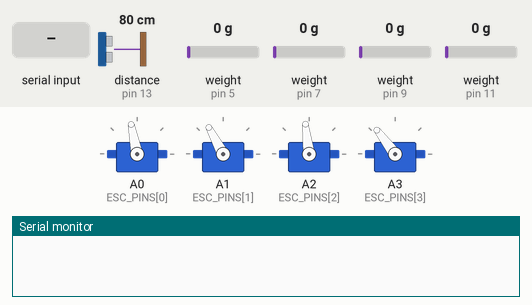
A sketch run on a simulated Arduino Uno, built with avr-gcc and run on an emulated ATmega328P. Parts: 4 × servo, the last lines printed to the serial monitor. Wiring (inferred from the names in the program): ultrasonic range finder: trigger pin 12; echo pin 13. The test bench sets the inputs (shaded band); at power-on: distance to the obstacle (sensor on pin 13) 80 cm, weight on the scale (sensors on pin 5, pin 7, pin 9, pin 11) 0 g. The echo pulse lasts 58.3 µs per cm.

Above: at 5.2 s.
5.3 s: "90 45\n" received over Serial
At 7.5 s:
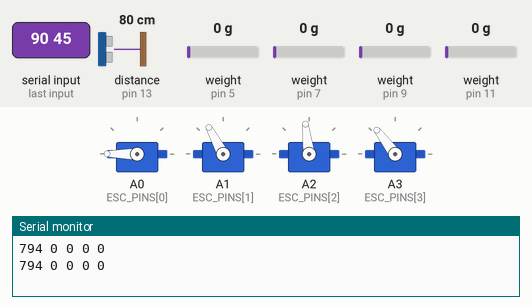
9.3 s: "30 150\n" received over Serial
At 11.5 s:
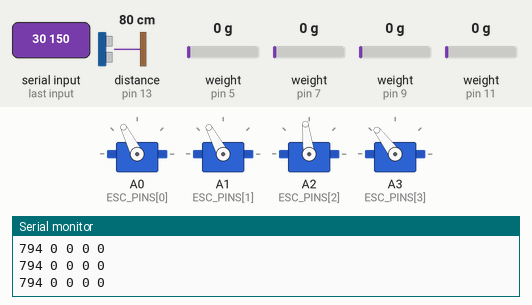
Timing chart, 0 to 13.5 s (numbered marks = the images above; inputs shaded):
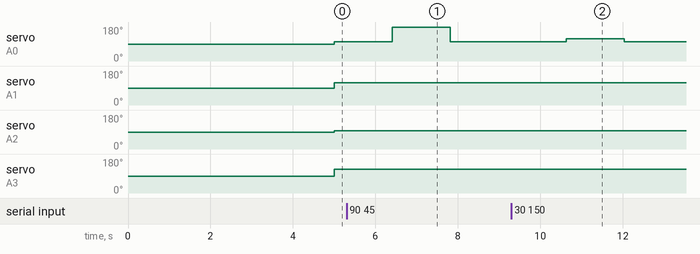

Measured:
- after the input at 5.3 s, servo on A0 (ESC_PINS[0]): 101° → 180° after 1.1 s, → 101° 1.4 s later
- after the input at 9.3 s, servo on A0 (ESC_PINS[0]): 101° → 117° after 1.3 s, → 101° 1.4 s later

The sketch:

arduino.ino
```cpp
#include <HX711.h>
#include <Servo.h> // for controlling the propeller speed.

// Distance sensor pins.
const int DIST_TRIG_PIN = 12;
const int DIST_ECHO_PIN = 13;

// Electric speed controller pins.
const int ESC_PINS[] = {A0, A1, A2, A3};
const int MOTOR_THRESHOLDS[] = {70, 94, 64, 107};

// Load cell pins.
const int LOAD_SCK_PINS[] = {10, 8, 6, 4};
const int LOAD_DT_PINS[] = {11, 9, 7, 5};

// Constants for each load cell. Code is 0-indexed, the writing on the load cells is 1-indexed.
const int LOAD_SCALES[] = {-399, -399, -403, -407};

// Initializing load cells.
HX711 loadCells[] = {
  HX711(LOAD_DT_PINS[0], LOAD_SCK_PINS[0]),
  HX711(LOAD_DT_PINS[1], LOAD_SCK_PINS[1]),
  HX711(LOAD_DT_PINS[2], LOAD_SCK_PINS[2]),
  HX711(LOAD_DT_PINS[3], LOAD_SCK_PINS[3])
};

Servo motors[] = {
  Servo(),
  Servo(),
  Servo(),
  Servo()
};


void setup() {
  Serial.begin(9600);

  // Load cells set pinModes in their constructor.
  pinMode(DIST_TRIG_PIN, OUTPUT);
  pinMode(DIST_ECHO_PIN, INPUT);

  for(int i=0; i<4; i++){
    pinMode(ESC_PINS[i], OUTPUT);
    motors[i].attach(ESC_PINS[i]);
  }

  for(int i=0; i<4; i++){
    loadCells[i].tare();
    loadCells[i].set_scale(LOAD_SCALES[i]);
  }

  digitalWrite(DIST_TRIG_PIN, LOW);
}

void loop() {
  String in = Serial.readString();
  int speeds[] = {20, 20, 20, 20};
  int speedIndex = 0;
  String s = "";
  for(int i=0; i<in.length(); i++){
    if(in[i] == ' '){
      speeds[speedIndex] = s.toInt();
      s = "";
      speedIndex++;
    } else{
      s += String(in[i]);
    }
  }

  for(int i=0; i<4; i++){
    // Normalizing speed input (0-70) to each rotors appropriate amount.
    if(speeds[i] == 0){
      speeds[i] = 20;
    } else if(speeds[i] > 70){
      speeds[i] = 180;
    } else{
      speeds[i] = map(speeds[i], 0, 70, MOTOR_THRESHOLDS[i], 180);
    }
  }

  for(int i=0; i<4; i++){
    motors[i].write(speeds[i]);
  }

  // Getting data from the distance sensor.
  delayMicroseconds(2);
  digitalWrite(DIST_TRIG_PIN, HIGH);
  delayMicroseconds(10);
  digitalWrite(DIST_TRIG_PIN, LOW);
  const unsigned long duration= pulseIn(DIST_ECHO_PIN, HIGH); // tid mellom sendingen og mottaket i μs.
  int dist = ((duration/2) * 0.343) - 2; // delt på 2 siden signalet reiser frem og tilbake. ganger med lydens hastighet (343 m/s) konvertert til millimetermål. -2 er konstant feil.

  int loads[4];
  for(int i=0; i<4; i++){
    loads[i] = loadCells[i].get_units(); // Weight in grams.
  }

  String data = String(dist) + " ";
  for(int i=0; i<4; i++){
    data += String(loads[i]) + " ";
  }
  Serial.println(data);

}
```
